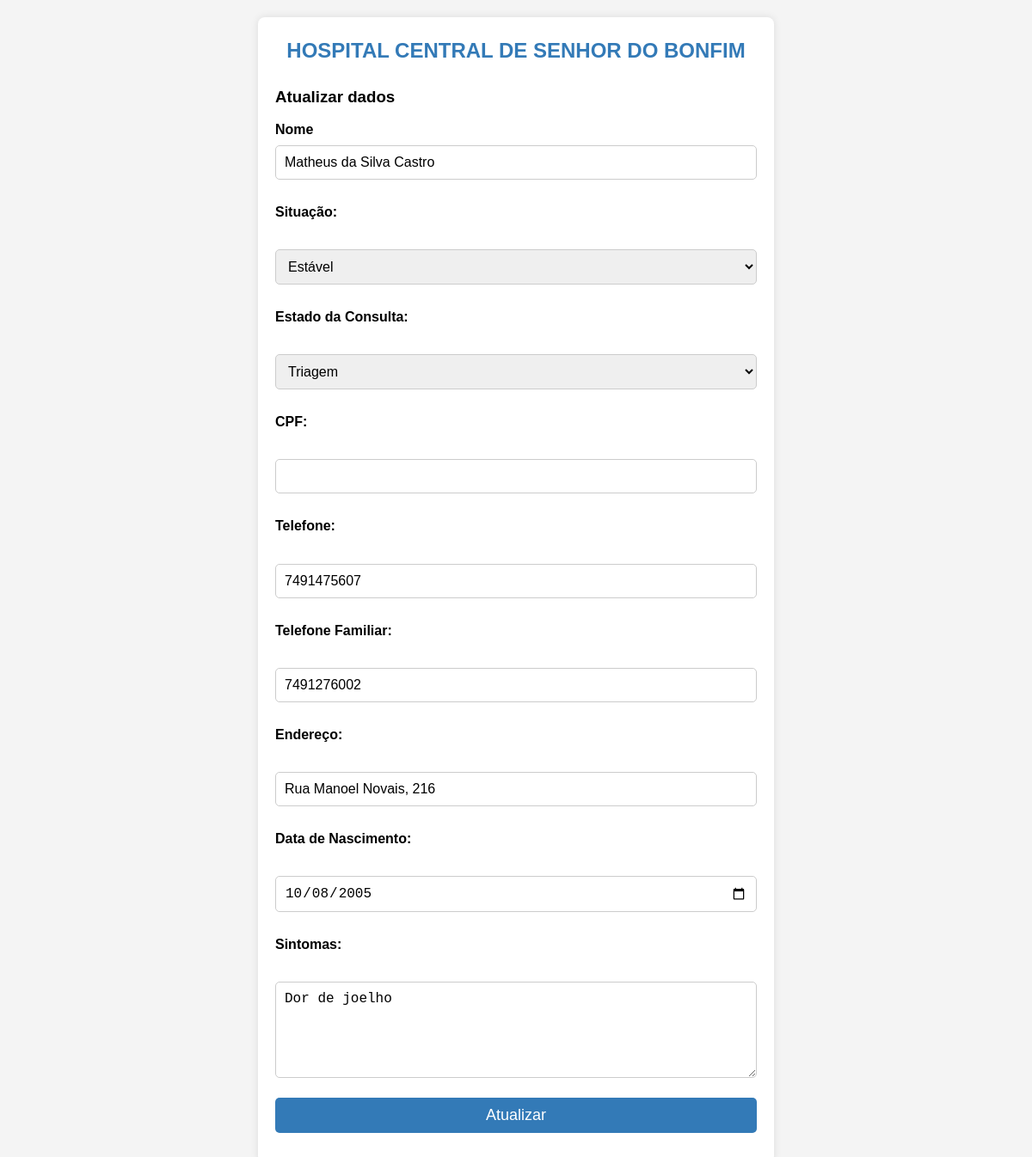
Page /editarpaciente/1/ on the committed database.
### app1/models.py (models this page shows, shortened)
class Paciente(models.Model):
    class Situacao(models.TextChoices):
        ESTAVEL = 'Estável', 'Estável'
        MODERADO = 'Moderado', 'Moderado'
        GRAVE = 'Grave', 'Grave'
        CRÍTICO = 'Crítico', 'Crítico'
    class EstagioAtendimento(models.TextChoices):
        TRIAGEM = 'Triagem', 'Triagem'
        CONSULTA = 'Em Consulta', 'Em Consulta'
        ALTA = 'Alta', 'Alta'
    user = models.OneToOneField(User, on_delete=models.CASCADE, null=True, blank=True)
    nome = models.CharField(max_length=100, blank=False)
    sintoma = models.CharField(max_length=300, blank=False)
    situacao = models.CharField(max_length=12, choices=Situacao.choices, default=Situacao.ESTAVEL, blank=False)
    estado_consulta = models.CharField(max_length=12, choices=EstagioAtendimento.choices, default=EstagioAtendimento.TRIAGEM, blank=False)
    cpf = models.CharField(max_length=14, blank=False)
    data_nascimento = models.DateField(blank=False)
    endereco = models.CharField(max_length=250, blank=False)
    telefone = models.CharField(max_length=10, blank=False)
    telefone_familiar = models.CharField(max_length=10, blank=False)
    class Meta:
        constraints = [
            models.UniqueConstraint(fields=['cpf'], name='unique_paciente_cpf')
        ]

### app1/views.py (the view, shortened to what this page needs)
# urls.py: path('editarpaciente/<int:id>/', editarpaciente, name='editarpaciente'),
def editarpaciente(request, id):
    paciente = get_object_or_404(Paciente, id=id)
    return render(request, 'adm/pacientes/editarpaciente.html', {'paciente': paciente})

### app1/templates/adm/pacientes/editarpaciente.html (shortened to what this page needs)
<!DOCTYPE html>
<html>
  <head>
  </head>
  <body>
  <section>
   <h1>HOSPITAL CENTRAL DE SENHOR DO BONFIM</h1>
    <h3>Atualizar dados</h3>
    <form method="POST">
      <label>Nome</label>
      <input type="text" name="nome" value="{{paciente.nome}}"/>
     <label for="situacao">Situação:</label><br />
     <select name="situacao" id="situacao">
        <option value="Estável" {% if paciente.situacao == 'Estável' %}selected{% endif %}>Estável</option>
     </select><br />
     <label for="estado_consulta">Estado da Consulta:</label><br />
     <select name="estado_consulta" id="estado_consulta">
        <option value="Triagem" {% if paciente.estado_consulta == 'Triagem' %}selected{% endif %}>Triagem</option>
     </select><br />
     <label for="cpf">CPF:</label><br />
     <input name="cpf" id="cpf" type="number" value="{{paciente.cpf}}"><br />
     <label for="telefone">Telefone:</label><br />
     <input name="telefone" id="telefone" type="tel" pattern="[0-9]{11}" value="{{paciente.telefone}}"><br />
     <label for="telefone_familiar">Telefone Familiar:</label><br />
     <input name="telefone_familiar" id="telefone_familiar" type="tel" pattern="[0-9]{11}" value="{{paciente.telefone_familiar}}"><br />
     <label for="endereco">Endereço:</label><br />
     <input name="endereco" id="endereco" type="text" maxlength="100" value="{{paciente.endereco}}"><br />
     <label for="data_nascimento">Data de Nascimento:</label><br />
     <input name="data_nascimento" id="data_nascimento" type="date" value="{{paciente.data_nascimento|date:'Y-m-d'}}"><br />
     <label for="sintoma">Sintomas:</label><br />
     <textarea name="sintoma" id="sintoma" rows="5" cols="15">{{paciente.sintoma}}</textarea><br />
     <input type="submit" value="Atualizar">
    </form>
  </section>
  </body>
</html>

### app1/templates/adm/pacientes/editarpaciente.html (style rules this page uses)
* { margin: 0; padding: 0; box-sizing: border-box; }
body { font-family: 'Arial', sans-serif; line-height: 1.6; background-color: #f4f4f4; }
section { margin: 20px auto; padding: 20px; max-width: 600px; background-color: #ffffff; border-radius: 8px; box-shadow: 0 0 10px rgba(0, 0, 0, 0.1); }
section h1 { color: #337ab7; text-align: center; margin-bottom: 20px; }
label { display: block; font-weight: bold; margin: 10px 0 5px; }
input, select, textarea { width: 100%; padding: 10px; margin-bottom: 15px; border: 1px solid #ccc; border-radius: 5px; font-size: 16px; }
input[type="submit"] { background-color: #337ab7; color: #fff; font-size: 18px; border: none; cursor: pointer; padding: 10px 20px; border-radius: 5px; transition: background-color 0.3s; }

### rows in the picture
Paciente: nome "Matheus da Silva Castro", situacao "Estável", estado_consulta "Triagem", telefone "7491475607", telefone_familiar "7491276002", endereco "Rua Manoel Novais, 216", data_nascimento "10/08/2005", sintoma "Dor de joelho"
